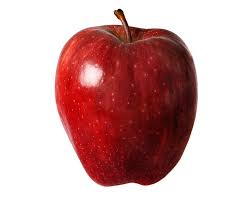
#> input picture apple.jpg, 251 x 201 px, given in place of plage.jpg, which was not available
$ python main.py
#> lines starting #> are read from the running program, lines starting #| are printed output that depends on the picture; pictures that were not available may be replaced by others from this repository, and a replacement may not be noted
### Filters.py
import numpy as np
import math
import copy


def filt_gauss(sigma=0.1):
    matrix = np.array([
        [math.exp(- 2 / math.pow(sigma, 2)), math.exp(- 1 / (2 * math.pow(sigma, 2))),
         math.exp(- 2 / math.pow(sigma, 2))],
        [math.exp(- 1 / (2 * math.pow(sigma, 2))), 1, math.exp(- 1 / (2 * math.pow(sigma, 2)))],
        [math.exp(- 2 / math.pow(sigma, 2)), math.exp(- 1 / (2 * math.pow(sigma, 2))),
         math.exp(- 2 / math.pow(sigma, 2))],

    ])
    return (1 / (2 * (math.pow(sigma, 2)) * math.pi)) * matrix


def filter_gaussien(img, sigma=1):
    kernel = filt_gauss(sigma)
    image = copy.copy(img)
    new_image = np.zeros([image.shape[0] + 2, image.shape[1] + 2])

    new_image[1:-1, 1:-1] = image

    output = np.zeros([image.shape[0], image.shape[1]])

    for i in range(1, new_image.shape[0] - 1):
        for j in range(1, new_image.shape[1] - 1):
            output[i - 1][j - 1] = (kernel[0][0] * new_image[i - 1][j - 1]) + (kernel[0][1] * new_image[i - 1][j]) + (
                    kernel[0][2] * new_image[i - 1][j + 1]) + (kernel[1][0] * new_image[i][j - 1]) + (
                                           kernel[1][1] * new_image[i][j]) + (
                                           kernel[1][2] * new_image[i][j + 1]) + (
                                           kernel[2][0] * new_image[i + 1][j - 1]) + (
                                           kernel[2][1] * new_image[i + 1][j]) + (
                                           kernel[2][2] * new_image[i + 1][j + 1])
    return output


# [20 lines left out: functions filter_moyenne, filter_median, not called in this run]

### main.py
import cv2
import matplotlib.pyplot as plt
from Binarisation import *
from TransformationHistogramme import *
import copy
from Filters import *

if __name__ == '__main__':
    url = "D:\MST_SDSI\S2\Vision par ordinateur\ImageTest\ImageTest\plage.jpg"
    image = cv2.imread(url)
#> image is the input picture: shape (201, 251, 3); mean B, G, R 169.8, 170.1, 208.4
    image = cv2.cvtColor(image, cv2.COLOR_BGR2GRAY)
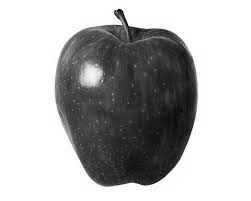
#> image: shape (201, 251); min 4, max 255, mean 181.5

    """

    plt.imshow(otsu(image), cmap='gray')
    plt.show()


    seuil = input("donner une seuil : ")
    seuil = int(seuil)
    img_bin2 = manuel_bin(image, seuil)
    print("img_bin2 = ", img_bin2)
    plt.imshow(img_bin2, cmap='gray')
    plt.show()

    cv2.equalizeHist()

    plt.imshow(image, cmap='gray')
    plt.show()

    plt.imshow(egalisation(image), cmap='gray')
    plt.show()

    plt.imshow(cv2.equalizeHist(image), cmap='gray')
    plt.show()

    plt.imshow(etirement(image), cmap='gray')
    plt.show()

    plt.hist(etirement(image).ravel(), 255, [0, 255])
    plt.show()


     # Generate Gaussian noise
    gauss = np.random.normal(0, 1, image.size)
    gauss = gauss.reshape(image.shape[0], image.shape[1]).astype('uint8')
    # Add the Gaussian noise to the image
    img_gauss = cv2.add(image, gauss)

    plt.imshow(img_gauss, cmap='gray')
    plt.show()

    plt.imshow(filter_gaussien(img_gauss, 2), cmap='gray')
    plt.show()

    output = []
    plt.imshow(cv2.GaussianBlur(img_gauss, (5, 5), 2), cmap='gray')
    plt.show()

    """


    plt.imshow(image, cmap='gray')
    plt.show()


    plt.imshow(filter_gaussien(image, 2), cmap='gray')
#> in filter_gaussien, `new_image[1:-1, 1:-1] = image`:
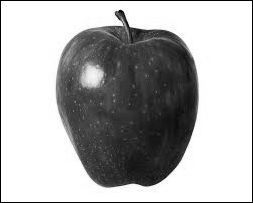
#> new_image: shape (203, 253) float64; min 0, max 255, mean 178.3
#> after the loop in filter_gaussien, `for i in range(1, new_image.shape[0] - 1):`:
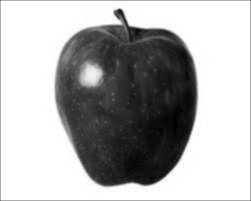
#> output: shape (201, 251) float64; min 3.74, max 70.58, mean 49.9; drawn with min black and max white
    plt.show()

    plt.imshow(cv2.GaussianBlur(image, (5, 5), 2), cmap='gray')
    plt.show()
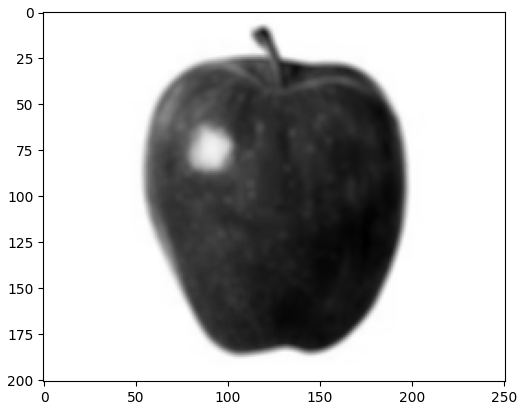
#> figure drawn by matplotlib, 1 panel
